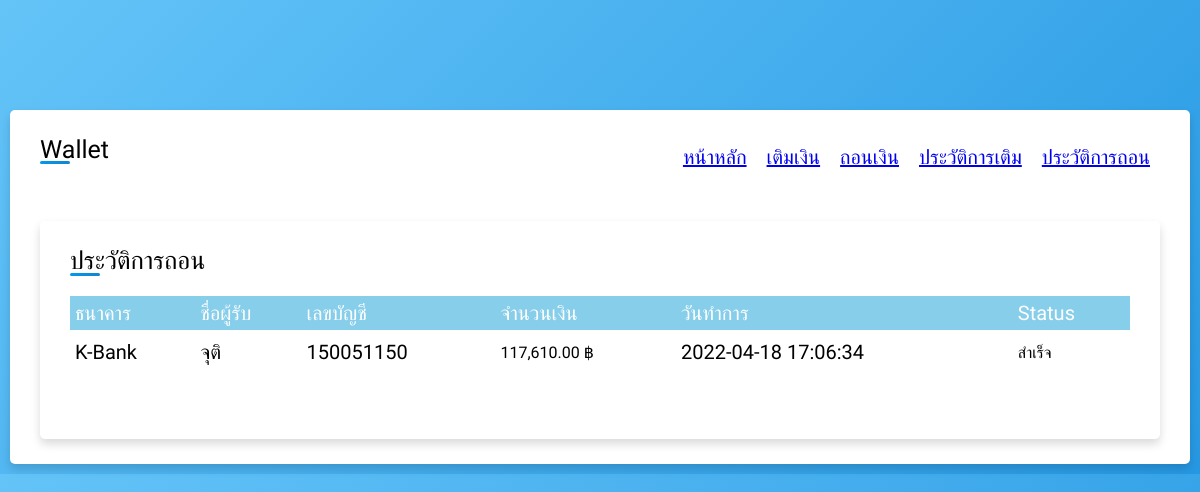
/wallet_withdraw_p.php (signed in), run on the app's committed database.
### tables this page shows
CREATE TABLE `withdraw` (
  `withdraw_id` int(11) NOT NULL,
  `cus_id` int(11) NOT NULL,
  `payment_type_withdraw` varchar(50) NOT NULL,
  `bank_number_withdraw` varchar(30) NOT NULL,
  `bank_name_withdraw` varchar(50) NOT NULL,
  `adwoo_coin_withdraw` float NOT NULL,
  `status_withdraw` int(1) NOT NULL,
  `withdraw_time` timestamp NOT NULL DEFAULT current_timestamp()
);

### wallet_withdraw_p.php (the view, shortened to what this page needs)
<?php       include("server.php");
  $cus_id = $_SESSION['cus_id'];
?>
<!DOCTYPE html>
<html lang="en">
<head>
    <link rel="stylesheet" href="https://cdnjs.cloudflare.com/ajax/libs/font-awesome/5.15.3/css/all.min.css"/>
    <link rel= "stylesheet" href = "css//admin.css">
    <link rel= "stylesheet" href = "css//upload-admin.css">
    <link rel= "stylesheet" href = "css//upload-admin1.css">
    <link rel= "stylesheet" href = "css//wallet1.css">
    <link rel= "stylesheet" href = "css//checkcart1.css">
</head>
<body>
<div class="container">
<div class="title">Wallet <a href="wallet_withdraw_p.php">ประวัติการถอน</a><a href="wallet_add.php">ประวัติการเติม</a><a href="wallet_withdraw.php">ถอนเงิน</a><a href="wallet.php">เติมเงิน</a><a href="index.php">หน้าหลัก</a></div>
    <br>
    <br>
    <br>
    <div class="container">
    <div class="title">ประวัติการถอน</div>
    <div class="content">
        <div class="small-contriner cart-page">
            <table>
              <tr>
                <th>ธนาคาร</th>
                <th>ชื่อผู้รับ</th>
                <th>เลขบัญชี</th>
                <th>จำนวนเงิน</th>
                <th>วันทำการ</th>
                <th>Status</th>
              </tr>
              <?php
    $qury_withdraw = "SELECT *FROM withdraw Where cus_id = '$cus_id' ";
    $sql_withdraw = mysqli_query($conn,$qury_withdraw);
    while($show_sql_withdraw = mysqli_fetch_array($sql_withdraw))
    {
        if($show_sql_withdraw['status_withdraw']==0)
        {
            $new_status = "รอแอดมินยืนยัน";
        }
        else if($show_sql_withdraw['status_withdraw']==1)
        {
            $new_status = "สำเร็จ";
        }
        $adwoo_coin_withdraw = $show_sql_withdraw['adwoo_coin_withdraw'];
      ?>
              <tr>
                <td>
                      <p><?php echo $show_sql_withdraw['payment_type_withdraw'];?></p>
                    </div>
                  </div>
                <td><p><?php echo $show_sql_withdraw['bank_name_withdraw'];?></p></td>
                <td><p><?php echo $show_sql_withdraw['bank_number_withdraw'];?></p></td>
                <td><?php echo number_format($adwoo_coin_withdraw, 2)," ฿";?> </td>
                <td><p><?php echo $show_sql_withdraw['withdraw_time'];?></p></td>
                <td><?php echo $new_status;?> </td>
              <tr>
                <td>
                <?php } ?>
    </div>
  </div>
</body>
</html>

### css/admin.css (style rules this page uses)
body { margin: auto; background: linear-gradient(135deg, #64c4f8, #2698e3); }
* { font-family: 'IBM Plex Sans Thai', sans-serif; }
body { font-family: Arial; }
* { box-sizing: border-box; }

### css/upload-admin.css (style rules this page uses)
* { margin: 0; padding: 0; box-sizing: border-box; font-family: 'IBM Plex Sans Thai', sans-serif; }
body { height: 100vh; display: flex; justify-content: center; align-items: center; padding: 10px; background: linear-gradient(135deg, #64c4f8, #2698e3); }
.container { max-width: 700px; width: 100%; background-color: #fff; padding: 25px 30px; border-radius: 5px; box-shadow: 0 5px 10px rgba(0,0,0,0.15); }
.container .title { font-size: 25px; font-weight: 500; position: relative; }
.container .title::before { content: ""; position: absolute; left: 0; bottom: 0; height: 3px; width: 30px; border-radius: 5px; background: linear-gradient(135deg, #009AEE, #1484CD); }
.container a { font-size: 20px; padding: 10px; float: right; }

### css/upload-admin1.css (style rules this page uses)
* { margin: 0; padding: 0; box-sizing: border-box; font-family: 'Bai Jamjuree', sans-serif; }
body { margin-top: 100px; height: auto; width: auto; display: flex; justify-content: center; align-items: center; padding: 10px; background: linear-gradient(135deg, #64c4f8, #2698e3); }
.container { max-width: 1500px; width: 100%; background-color: #fff; padding: 25px 30px; border-radius: 5px; box-shadow: 0 5px 10px rgba(0,0,0,0.15); }
.container .title { font-size: 25px; font-weight: 500; position: relative; }
.container .title::before { content: ""; position: absolute; left: 0; bottom: 0; height: 3px; width: 30px; border-radius: 5px; background: linear-gradient(135deg, #009AEE, #1484CD); }
.container a { font-size: 20px; padding: 10px; float: right; }

### css/wallet1.css (style rules this page uses)
* { font-family: 'Bai Jamjuree', sans-serif; }
.cart-page { margin: 20px auto; border-radius: 5px; }
.cart-page th { font-size: 20px; }
table { width: 100%; border-collapse: collapse; }
th { margin-right: 10px; text-align: left; padding: 5px; color: #fff; background: skyblue; font-weight: normal; }
td { padding: 10px 5px; }
td p { font-size: 20px; }

### css/checkcart1.css (style rules this page uses)
* { font-family: 'Bai Jamjuree', sans-serif; }

### data on the page
withdraw: payment_type_withdraw "K-Bank", bank_name_withdraw "จุติ", bank_number_withdraw "150051150", adwoo_coin_withdraw "117,610.00", withdraw_time "2022-04-18 17:06:34", status_withdraw "สำเร็จ"
